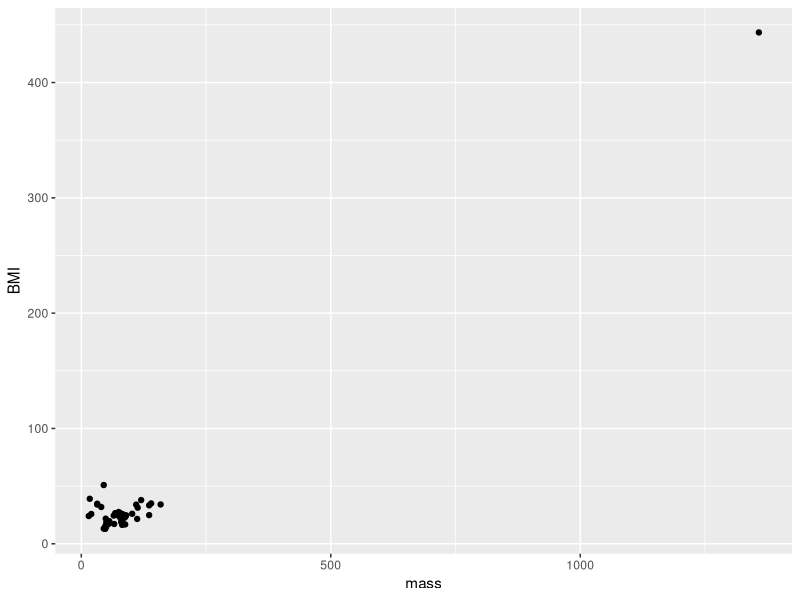
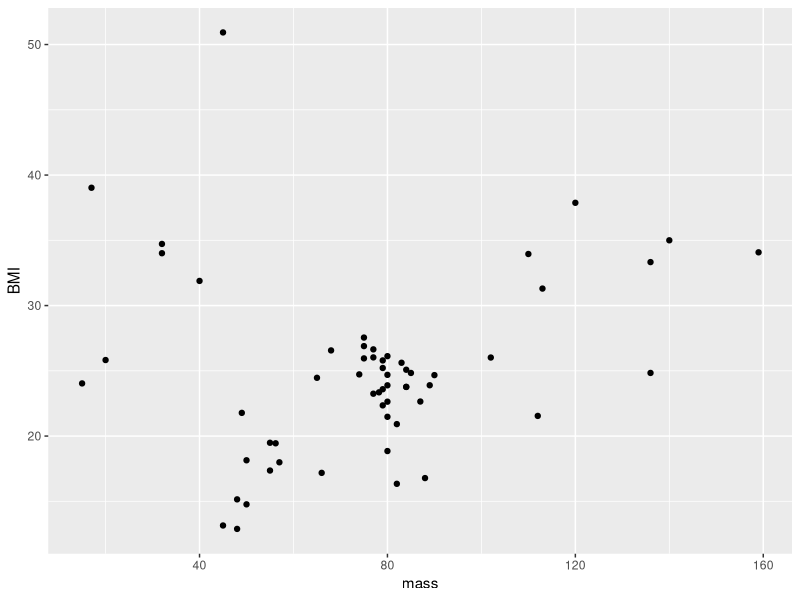
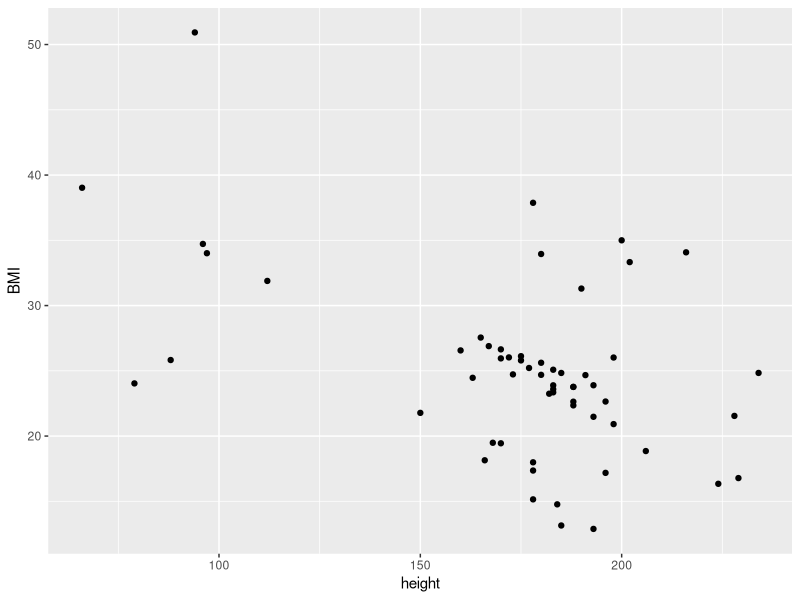

R code for these plots, in order:
## ---- chunk 1
library(tidyverse)
starwars
## ---- chunk 2
starwars %>% mutate(BMI:=mass/((height/100)^2)) -> newStarwars
ggplot(data = newStarwars, mapping = aes(x = mass, y = BMI)) + geom_point()
## ---- chunk 3
newStarwars %>% filter((BMI<400)) -> newStarwars
ggplot(data = newStarwars, mapping = aes(x = mass, y = BMI)) + geom_point()
## ---- chunk 4
ggplot(data = newStarwars, mapping = aes(x = height, y = BMI)) + geom_point()
## ---- chunk 5
#Code blocks can go inside these quoted delimeters

## ---- chunk 6
#Code blocks can go inside these quoted delimeters

## ---- chunk 7
#Code blocks can go inside these quoted delimeters

## ---- chunk 8
#Code blocks can go inside these quoted delimeters

## ---- chunk 9
#Code blocks can go inside these quoted delimeters

## ---- chunk 10
#Code blocks can go inside these quoted delimeters
cor(newStarwars$height, newStarwars$BMI)

cor.test(newStarwars$height, newStarwars$BMI) 

## ---- chunk 11
#Code blocks can go inside these quoted delimeters

## ---- chunk 12
#Code blocks can go inside these quoted delimeters

## ---- chunk 13
#Code blocks can go inside these quoted delimeters

## ---- chunk 14
#Code blocks can go inside these quoted delimeters

